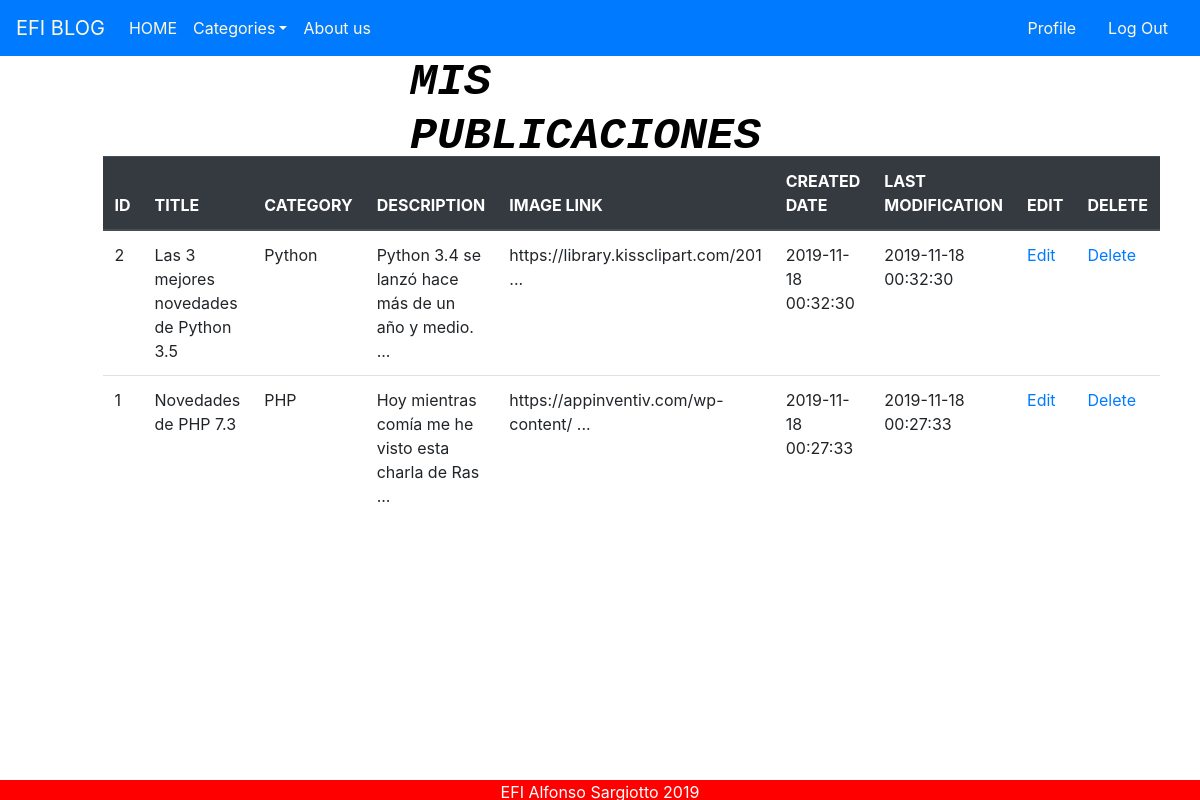
Page /listpost.php (signed in) on the committed database.
### tables this page shows
CREATE TABLE `publicaciones` (
  `id` int(11) NOT NULL AUTO_INCREMENT,
  `titulo` varchar(255) NOT NULL,
  `descripcion` varchar(255) NOT NULL,
  `image` varchar(255) DEFAULT NULL,
  `creado` timestamp NOT NULL DEFAULT CURRENT_TIMESTAMP,
  `actualizado` timestamp NOT NULL DEFAULT CURRENT_TIMESTAMP,
  `user_id` int(11) unsigned DEFAULT NULL,
  `categoria_id` int(11) unsigned DEFAULT NULL,
  PRIMARY KEY (`id`),
  KEY `fk_publicaciones_user_id` (`user_id`),
  KEY `fk_publicaciones_categorias_id` (`categoria_id`),
  CONSTRAINT `fk_publicaciones_categorias_id` FOREIGN KEY (`categoria_id`) REFERENCES `categorias` (`id`),
  CONSTRAINT `fk_publicaciones_user_id` FOREIGN KEY (`user_id`) REFERENCES `users` (`id`)
);

CREATE TABLE `categorias` (
  `id` int(11) unsigned NOT NULL AUTO_INCREMENT,
  `nombre` varchar(255) NOT NULL,
  PRIMARY KEY (`id`)
);

### includes/getposts.php (called while the page is built, shortened)
<?php
if (isset($id)){
    $consultaPost = "SELECT users.firstname AS 'nombreUsuario',
    users.lastname AS 'apellidoUsuario',
    users.avatar AS 'avatarUsuario',
    publicaciones.id AS 'idPublicacion',
    publicaciones.titulo AS 'tituloPublicacion',
    publicaciones.image AS 'imagenPublicacion',
    publicaciones.descripcion AS 'descripcionPublicacion',
    publicaciones.creado AS 'creadoPublicacion',
    publicaciones.actualizado AS 'actualizadoPublicacion',
    categorias.nombre AS 'nombreCategoria'
    FROM (users
    INNER JOIN publicaciones
    ON users.id = publicaciones.user_id)
    INNER JOIN categorias
    ON categorias.id = publicaciones.categoria_id WHERE publicaciones.id = $id";
}
elseif (isset($idUser))
{
    $consultaUser = "SELECT users.firstname AS 'nombreUsuario',
    users.lastname AS 'apellidoUsuario',
    users.avatar AS 'avatarUsuario',
    users.id AS 'idUsuario',
    publicaciones.id AS 'idPublicacion',
    publicaciones.titulo AS 'tituloPublicacion',
    publicaciones.image AS 'imagenPublicacion',
    publicaciones.descripcion AS 'descripcionPublicacion',
    publicaciones.creado AS 'creadoPublicacion',
    publicaciones.actualizado AS 'actualizadoPublicacion',
    categorias.id AS 'idCategoria',
    categorias.nombre AS 'nombreCategoria'
    FROM (users
    INNER JOIN publicaciones
    ON users.id = publicaciones.user_id)
    INNER JOIN categorias
    ON categorias.id = publicaciones.categoria_id
    WHERE publicaciones.user_id = $idUser ORDER BY publicaciones.actualizado  DESC";
}
 ?>

### listpost.php (the view, shortened to what this page needs)
<?php include('includes/header.php'); ?>
<?php $idUser = $_SESSION['user']['id']; ?>
<?php include('includes/getposts.php'); ?>
<?php
$resultPostUser= $mysqli->query($consultaUser);
?>
<div class="row">
    <div class="col-4"></div>
    <div class="col-4">
        <h1 class='generalTitle'>MIS PUBLICACIONES</h1>
    </div>
</div>
<div class="row">  </div>
<div class="row">
    <div class="col-1"></div>
    <div class = "col-10">
      <table class="table">
        <thead class="thead-dark">
          <tr>
            <th scope="col">ID</th>
            <th scope="col">TITLE</th>
            <th scope="col">CATEGORY</th>
            <th scope="col">DESCRIPTION</th>
            <th scope="col">IMAGE LINK</th>
            <th scope="col">CREATED DATE</th>
            <th scope="col">LAST MODIFICATION</th>
            <th scope="col">EDIT</th>
            <th scope="col">DELETE</th>
          </tr>
        </thead>
        <tbody>
        <?php foreach ($resultPostUser as $postUser) : ?>
          <tr>
            <td><?php echo ($postUser["idPublicacion"]); ?></td>
            <td><?php echo ($postUser["tituloPublicacion"]); ?></td>
            <td><?php echo ($postUser["nombreCategoria"]); ?></td>
            <td><?php echo (substr($postUser["descripcionPublicacion"],0,50)).' ...'; ?></td>
            <td><?php echo (substr($postUser["imagenPublicacion"],0,35)).' ...'; ?></td>
            <td><?php echo ($postUser["creadoPublicacion"]); ?></td>
            <td><?php echo ($postUser["actualizadoPublicacion"]); ?></td>
            <td><a href="editPost.php?id=<?php echo ($postUser["idPublicacion"]); ?>&cateID=<?php echo ($postUser["idCategoria"]);?>">Edit</a></td>
            <td><a href="deletePost.php?id=<?php echo ($postUser["idPublicacion"]); ?>">Delete</a></td>
          </tr>
        <?php endforeach; ?>
        </tbody>
      </table>
    </div>
</div>
<?php include('includes/footer.php'); ?>

### includes/header.php (shortened to what this page needs)
<!DOCTYPE html>
<html lang = "en">
    <head>
        <link rel = "stylesheet" href = "styles/mystyles.css">
        <link rel="stylesheet" href="https://stackpath.bootstrapcdn.com/bootstrap/4.3.1/css/bootstrap.min.css">
    </head>
    <body>
        <nav class="navbar navbar-expand-lg navbar-light bg-primary" >
            <a class="navbar-brand" style="color: #FFF8DC"  href="index.php">EFI BLOG</a>
            <div class="collapse navbar-collapse" id="navbarNavAltMarkup">
                <div class="navbar-nav">
                    <a class="nav-item nav-link" href="home.php" style='color: #FFF8DC'  >HOME</a>
                <li class="nav-item dropdown">
                    <a class="nav-link dropdown-toggle" href="#" id="navbarDropdownMenuLink" data-toggle="dropdown" aria-haspopup="true" aria-expanded="false" style='color: #FFF8DC' role = 'button' role = 'menu'>Categories</a>
                </li>
            <a class="nav-item nav-link" href="aboutus.php" style='color: #FFF8DC' >About us</a>
                </div>
            </div>
            <form class="form-inline my-2 my-lg-0">
                <?php if (isset($_SESSION['user']) && !empty($_SESSION['user'])) { ?>
                    <a class="nav-item nav-link" href="profile.php" style='color: #FFF8DC' >Profile</a>
                    <a class="nav-item nav-link" href="logout.php" style='color: #FFF8DC' >Log Out</a>
                <?php } else { ?>
                    <a class="nav-item nav-link" href="login.php" style='color: #FFF8DC' >Log In</a>
                    <a class="nav-item nav-link" href="register.php" style='color: #FFF8DC' >Sign up</a>
                <?php } ?>
            </form>
        </nav>
        <div id="container">

### includes/footer.php (shortened to what this page needs)
        </div>
    </body>
    <footer class="footer">
        <div class="container text-center">
            <p>
                EFI Alfonso Sargiotto 2019
            </p>
        </div>
    </footer>
</html>

### styles/mystyles.css (style rules this page uses)
.footer { height: 20px; margin-top: 400px; }
.footer { position: fixed; left: 0; bottom: 0; width: 100%; background-color: red; color: white; text-align: center; }
.row { height: 50px; }
.generalTitle { font-family: "Lucida Console", Monaco, monospace; font-size: 45px; letter-spacing: 0px; word-spacing: 2px; color: #000000; font-weight: 700; text-decoration: rgb(68, 68, 68); font-style: oblique; font-variant: small-caps; text-transform: uppercase; }

### rows in the picture
publicaciones: id "2", titulo "Las 3 mejores novedades de Python 3.5", categoria.nombre "Python", descripcion "Python 3.4 se lanzó hace más de un año y medio.", image "https://library.kissclipart.com/201", creado "2019-11-18 00:32:30", actualizado "2019-11-18 00:32:30"
publicaciones: id "1", titulo "Novedades de PHP 7.3", categoria.nombre "PHP", descripcion "Hoy mientras comía me he visto esta charla de Ras", image "https://appinventiv.com/wp-content/", creado "2019-11-18 00:27:33", actualizado "2019-11-18 00:27:33"
